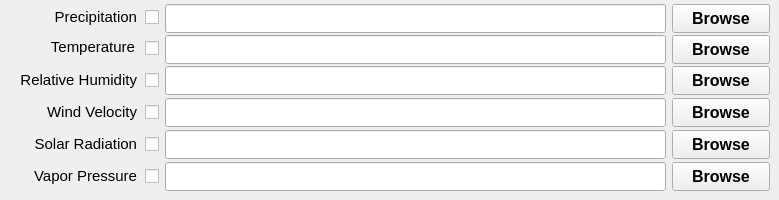
   <widget class="QWidget" name="tab_1">
    <attribute name="title">
     <string>  Climate Classifications  </string>
    </attribute>
    <widget class="QLineEdit" name="lineEditPrecipitationFile">
     <property name="geometry">
      <rect>
       <x>165</x>
       <y>4</y>
       <width>501</width>
       <height>29</height>
      </rect>
     </property>
     <property name="font">
      <font>
       <family>Arial</family>
       <pointsize>11</pointsize>
       <weight>75</weight>
       <bold>true</bold>
      </font>
     </property>
     <property name="alignment">
      <set>Qt::AlignRight|Qt::AlignTrailing|Qt::AlignVCenter</set>
     </property>
    </widget>
    <widget class="QPushButton" name="pushButtonWindVelocityFile">
     <property name="geometry">
      <rect>
       <x>672</x>
       <y>98</y>
       <width>98</width>
       <height>29</height>
      </rect>
     </property>
     <property name="font">
      <font>
       <pointsize>12</pointsize>
       <weight>75</weight>
       <bold>true</bold>
      </font>
     </property>
     <property name="text">
      <string>Browse</string>
     </property>
     <property name="checkable">
      <bool>false</bool>
     </property>
     <property name="autoDefault">
      <bool>false</bool>
     </property>
     <property name="flat">
      <bool>false</bool>
     </property>
    </widget>
    <widget class="QPushButton" name="pushButtonVaporPressureFile">
     <property name="geometry">
      <rect>
       <x>672</x>
       <y>162</y>
       <width>98</width>
       <height>29</height>
      </rect>
     </property>
     <property name="font">
      <font>
       <pointsize>12</pointsize>
       <weight>75</weight>
       <bold>true</bold>
      </font>
     </property>
     <property name="text">
      <string>Browse</string>
     </property>
     <property name="checkable">
      <bool>false</bool>
     </property>
     <property name="autoDefault">
      <bool>false</bool>
     </property>
     <property name="flat">
      <bool>false</bool>
     </property>
    </widget>
    <widget class="QLineEdit" name="lineEditVaporPressureFile">
     <property name="geometry">
      <rect>
       <x>165</x>
       <y>162</y>
       <width>501</width>
       <height>29</height>
      </rect>
     </property>
     <property name="font">
      <font>
       <family>Arial</family>
       <pointsize>11</pointsize>
       <weight>75</weight>
       <bold>true</bold>
      </font>
     </property>
     <property name="alignment">
      <set>Qt::AlignRight|Qt::AlignTrailing|Qt::AlignVCenter</set>
     </property>
    </widget>
    <widget class="QLineEdit" name="lineEditRelativeHumidityFile">
     <property name="geometry">
      <rect>
       <x>165</x>
       <y>66</y>
       <width>501</width>
       <height>29</height>
      </rect>
     </property>
     <property name="font">
      <font>
       <family>Arial</family>
       <pointsize>11</pointsize>
       <weight>75</weight>
       <bold>true</bold>
      </font>
     </property>
     <property name="alignment">
      <set>Qt::AlignRight|Qt::AlignTrailing|Qt::AlignVCenter</set>
     </property>
    </widget>
    <widget class="QLabel" name="textLabelTemperature">
     <property name="geometry">
      <rect>
       <x>24</x>
       <y>31</y>
       <width>111</width>
       <height>31</height>
      </rect>
     </property>
     <property name="font">
      <font>
       <pointsize>11</pointsize>
      </font>
     </property>
     <property name="text">
      <string>Temperature</string>
     </property>
     <property name="alignment">
      <set>Qt::AlignRight|Qt::AlignTrailing|Qt::AlignVCenter</set>
     </property>
    </widget>
    <widget class="QPushButton" name="pushButtonPrecipitationFile">
     <property name="geometry">
      <rect>
       <x>672</x>
       <y>4</y>
       <width>98</width>
       <height>29</height>
      </rect>
     </property>
     <property name="font">
      <font>
       <pointsize>12</pointsize>
       <weight>75</weight>
       <bold>true</bold>
      </font>
     </property>
     <property name="text">
      <string>Browse</string>
     </property>
     <property name="checkable">
      <bool>false</bool>
     </property>
     <property name="autoDefault">
      <bool>false</bool>
     </property>
     <property name="flat">
      <bool>false</bool>
     </property>
    </widget>
    <widget class="QPushButton" name="pushButtonRelativeHumidityFile">
     <property name="geometry">
      <rect>
       <x>672</x>
       <y>66</y>
       <width>98</width>
       <height>29</height>
      </rect>
     </property>
     <property name="font">
      <font>
       <pointsize>12</pointsize>
       <weight>75</weight>
       <bold>true</bold>
      </font>
     </property>
     <property name="text">
      <string>Browse</string>
     </property>
     <property name="checkable">
      <bool>false</bool>
     </property>
     <property name="autoDefault">
      <bool>false</bool>
     </property>
     <property name="flat">
      <bool>false</bool>
     </property>
    </widget>
    <widget class="QLabel" name="textLabelVaporPressure">
     <property name="geometry">
      <rect>
       <x>16</x>
       <y>160</y>
       <width>121</width>
       <height>31</height>
      </rect>
     </property>
     <property name="font">
      <font>
       <pointsize>11</pointsize>
      </font>
     </property>
     <property name="text">
      <string>Vapor Pressure</string>
     </property>
     <property name="alignment">
      <set>Qt::AlignRight|Qt::AlignTrailing|Qt::AlignVCenter</set>
     </property>
    </widget>
    <widget class="QLineEdit" name="lineEditWindVelocityFile">
     <property name="geometry">
      <rect>
       <x>165</x>
       <y>98</y>
       <width>501</width>
       <height>29</height>
      </rect>
     </property>
     <property name="font">
      <font>
       <family>Arial</family>
       <pointsize>11</pointsize>
       <weight>75</weight>
       <bold>true</bold>
      </font>
     </property>
     <property name="alignment">
      <set>Qt::AlignRight|Qt::AlignTrailing|Qt::AlignVCenter</set>
     </property>
    </widget>
    <widget class="QPushButton" name="pushButtonSolarRadiationFile">
     <property name="geometry">
      <rect>
       <x>672</x>
       <y>130</y>
       <width>98</width>
       <height>29</height>
      </rect>
     </property>
     <property name="font">
      <font>
       <pointsize>12</pointsize>
       <weight>75</weight>
       <bold>true</bold>
      </font>
     </property>
     <property name="text">
      <string>Browse</string>
     </property>
     <property name="checkable">
      <bool>false</bool>
     </property>
     <property name="autoDefault">
      <bool>false</bool>
     </property>
     <property name="flat">
      <bool>false</bool>
     </property>
    </widget>
    <widget class="QLineEdit" name="lineEditSolarRadiationFile">
     <property name="geometry">
      <rect>
       <x>165</x>
       <y>130</y>
       <width>501</width>
       <height>29</height>
      </rect>
     </property>
     <property name="font">
      <font>
       <family>Arial</family>
       <pointsize>11</pointsize>
       <weight>75</weight>
       <bold>true</bold>
      </font>
     </property>
     <property name="alignment">
      <set>Qt::AlignRight|Qt::AlignTrailing|Qt::AlignVCenter</set>
     </property>
    </widget>
    <widget class="QLabel" name="textLabelSolarRadiation">
     <property name="geometry">
      <rect>
       <x>16</x>
       <y>128</y>
       <width>121</width>
       <height>31</height>
      </rect>
     </property>
     <property name="font">
      <font>
       <pointsize>11</pointsize>
      </font>
     </property>
     <property name="text">
      <string>Solar Radiation</string>
     </property>
     <property name="alignment">
      <set>Qt::AlignRight|Qt::AlignTrailing|Qt::AlignVCenter</set>
     </property>
    </widget>
    <widget class="QPushButton" name="pushButtonTemperatureFile">
     <property name="geometry">
      <rect>
       <x>672</x>
       <y>35</y>
       <width>98</width>
       <height>29</height>
      </rect>
     </property>
     <property name="font">
      <font>
       <pointsize>12</pointsize>
       <weight>75</weight>
       <bold>true</bold>
      </font>
     </property>
     <property name="text">
      <string>Browse</string>
     </property>
     <property name="checkable">
      <bool>false</bool>
     </property>
     <property name="autoDefault">
      <bool>false</bool>
     </property>
     <property name="flat">
      <bool>false</bool>
     </property>
    </widget>
    <widget class="QLabel" name="textLabelRelativeHumidity">
     <property name="geometry">
      <rect>
       <x>6</x>
       <y>64</y>
       <width>131</width>
       <height>31</height>
      </rect>
     </property>
     <property name="font">
      <font>
       <pointsize>11</pointsize>
      </font>
     </property>
     <property name="text">
      <string>Relative Humidity</string>
     </property>
     <property name="alignment">
      <set>Qt::AlignRight|Qt::AlignTrailing|Qt::AlignVCenter</set>
     </property>
    </widget>
    <widget class="QLabel" name="textLabelPrecipitation">
     <property name="geometry">
      <rect>
       <x>26</x>
       <y>1</y>
       <width>111</width>
       <height>31</height>
      </rect>
     </property>
     <property name="font">
      <font>
       <pointsize>11</pointsize>
      </font>
     </property>
     <property name="text">
      <string>Precipitation</string>
     </property>
     <property name="alignment">
      <set>Qt::AlignRight|Qt::AlignTrailing|Qt::AlignVCenter</set>
     </property>
    </widget>
    <widget class="QLineEdit" name="lineEditTemperatureFile">
     <property name="geometry">
      <rect>
       <x>165</x>
       <y>35</y>
       <width>501</width>
       <height>29</height>
      </rect>
     </property>
     <property name="font">
      <font>
       <family>Arial</family>
       <pointsize>11</pointsize>
       <weight>75</weight>
       <bold>true</bold>
      </font>
     </property>
     <property name="alignment">
      <set>Qt::AlignRight|Qt::AlignTrailing|Qt::AlignVCenter</set>
     </property>
    </widget>
    <widget class="QLabel" name="textLabelWindVelocity">
     <property name="geometry">
      <rect>
       <x>16</x>
       <y>96</y>
       <width>121</width>
       <height>31</height>
      </rect>
     </property>
     <property name="font">
      <font>
       <pointsize>11</pointsize>
      </font>
     </property>
     <property name="text">
      <string>Wind Velocity</string>
     </property>
     <property name="alignment">
      <set>Qt::AlignRight|Qt::AlignTrailing|Qt::AlignVCenter</set>
     </property>
    </widget>
    <widget class="QCheckBox" name="checkBoxPrecipitation">
     <property name="geometry">
      <rect>
       <x>145</x>
       <y>6</y>
       <width>16</width>
       <height>23</height>
      </rect>
     </property>
     <property name="text">
      <string/>
     </property>
    </widget>
    <widget class="QCheckBox" name="checkBoxTemperature">
     <property name="geometry">
      <rect>
       <x>145</x>
       <y>37</y>
       <width>16</width>
       <height>23</height>
      </rect>
     </property>
     <property name="text">
      <string/>
     </property>
    </widget>
    <widget class="QCheckBox" name="checkBoxRelativeHumidity">
     <property name="geometry">
      <rect>
       <x>145</x>
       <y>69</y>
       <width>16</width>
       <height>23</height>
      </rect>
     </property>
     <property name="text">
      <string/>
     </property>
    </widget>
    <widget class="QCheckBox" name="checkBoxWindVelocity">
     <property name="geometry">
      <rect>
       <x>145</x>
       <y>101</y>
       <width>16</width>
       <height>23</height>
      </rect>
     </property>
     <property name="text">
      <string/>
     </property>
    </widget>
    <widget class="QCheckBox" name="checkBoxSolarRadiation">
     <property name="geometry">
      <rect>
       <x>145</x>
       <y>133</y>
       <width>16</width>
       <height>23</height>
      </rect>
     </property>
     <property name="text">
      <string/>
     </property>
    </widget>
    <widget class="QCheckBox" name="checkBoxVaporPressure">
     <property name="geometry">
      <rect>
       <x>145</x>
       <y>165</y>
       <width>16</width>
       <height>23</height>
      </rect>
     </property>
     <property name="text">
      <string/>
     </property>
    </widget>
   </widget>
